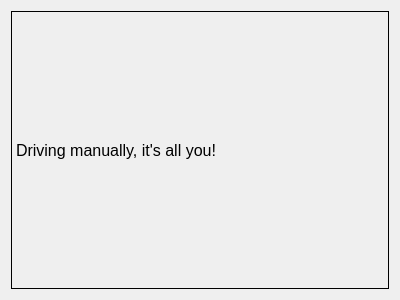
<?xml version="1.0" encoding="UTF-8"?>
<ui version="4.0">
 <class>Form</class>
 <widget class="QWidget" name="Form">
  <property name="geometry">
   <rect>
    <x>0</x>
    <y>0</y>
    <width>400</width>
    <height>300</height>
   </rect>
  </property>
  <property name="windowTitle">
   <string>Form</string>
  </property>
  <layout class="QGridLayout" name="gridLayout">
   <item row="0" column="0">
    <widget class="QLabel" name="lbl_manual">
     <property name="font">
      <font>
       <pointsize>12</pointsize>
      </font>
     </property>
     <property name="frameShape">
      <enum>QFrame::Box</enum>
     </property>
     <property name="text">
      <string>Driving manually, it's all you!</string>
     </property>
    </widget>
   </item>
  </layout>
 </widget>
 <resources/>
 <connections/>
</ui>
